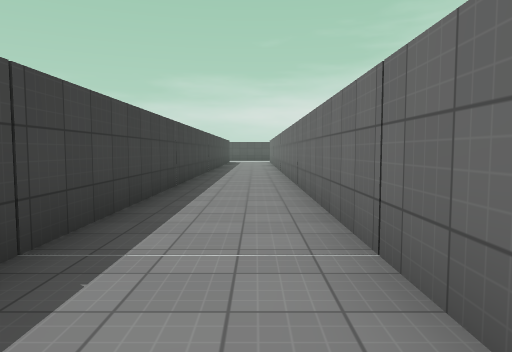
View 1 (above)

24 first-person views from a walk through a 3-D level made in the Godot game engine. The camera is 1.4 m above the floor, tilts 4° down and sees 70° across. The floor is counted in squares, 1.95 m on a side. Each view is taken from the middle of a square. On the plan, view 1 faces up. The plan holds only what a view shows up to about 11 squares ahead; the rest is blank. The place goes on beyond the plan. Flat picture figures and markers are left out. Surface patterns are stand-ins for the level's own textures.

View 2
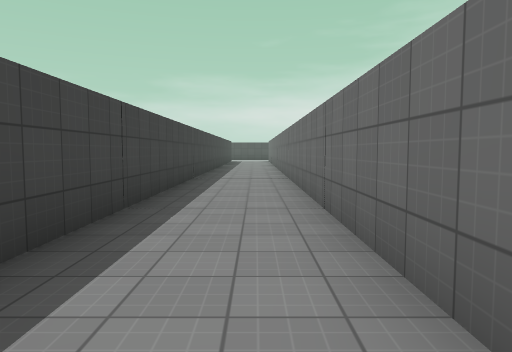

View 3
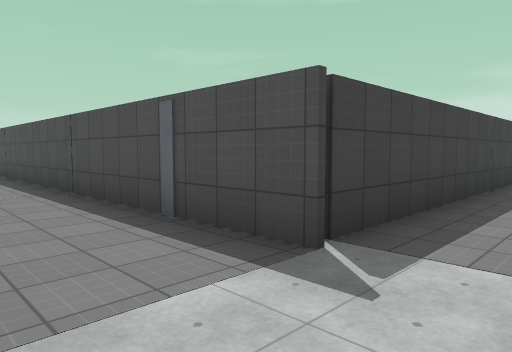

View 4
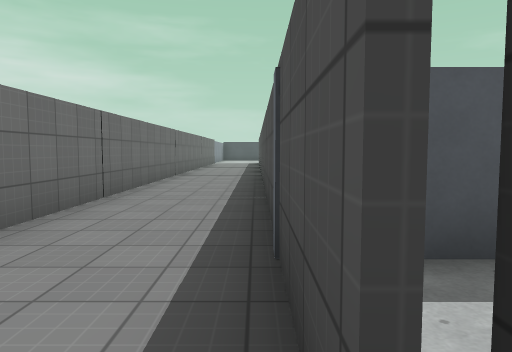

View 5
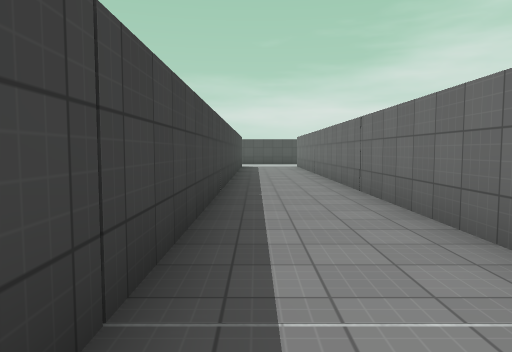

View 6
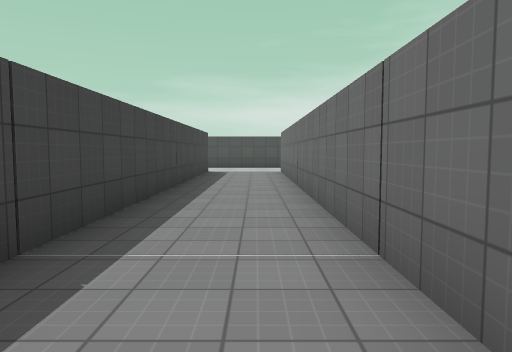

View 7
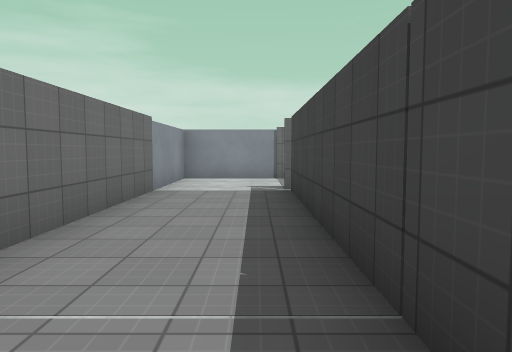

View 8
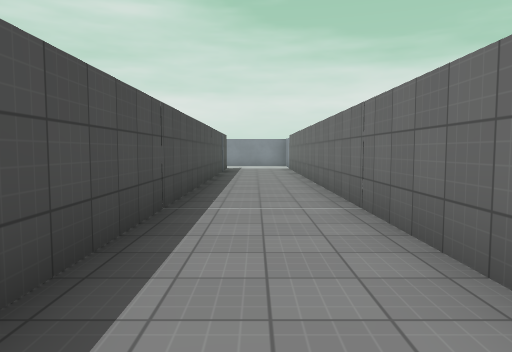

View 9
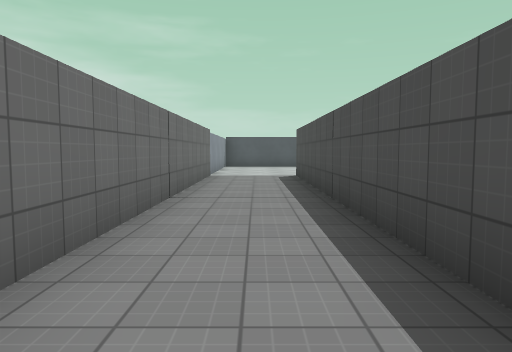

View 10
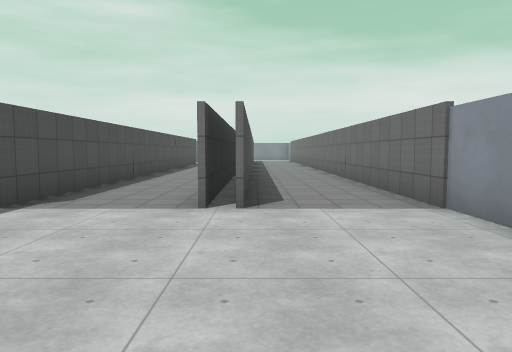

View 11
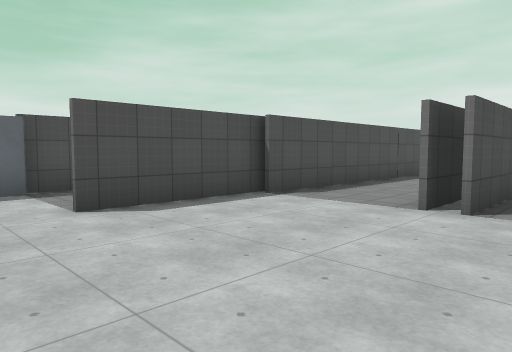

View 12
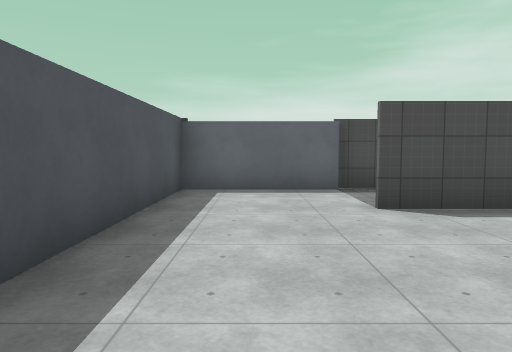

View 13
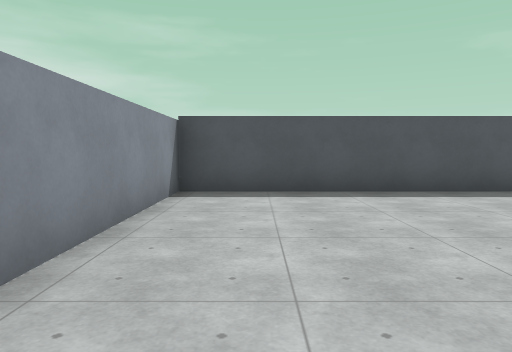

View 14
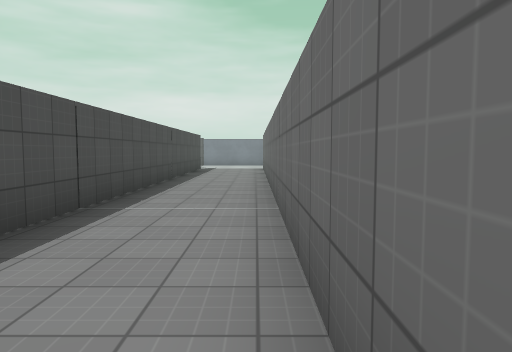

View 15
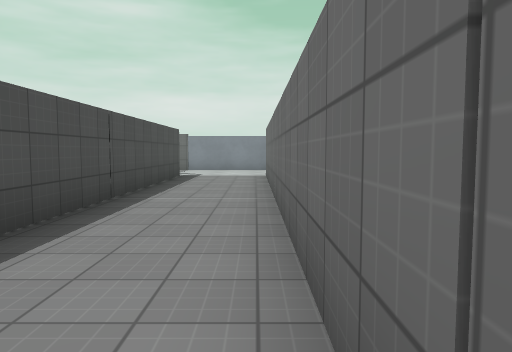

View 16
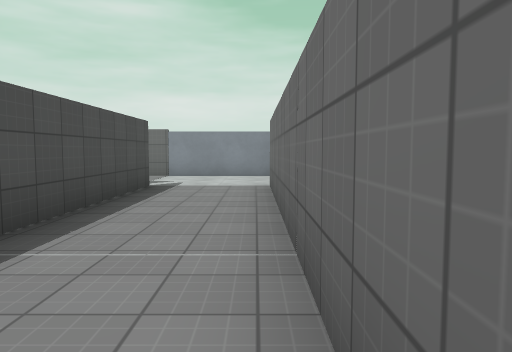

View 17
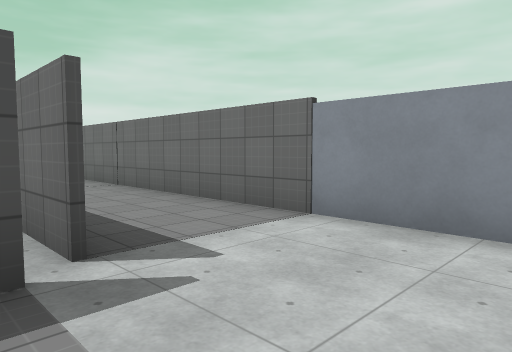

View 18
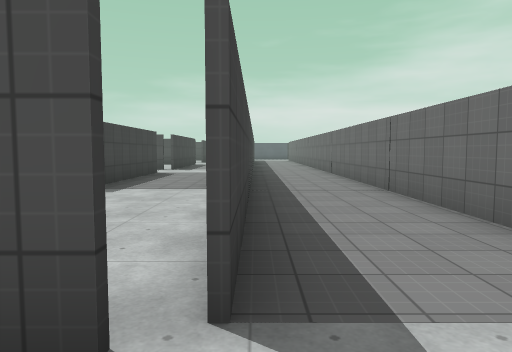

View 19
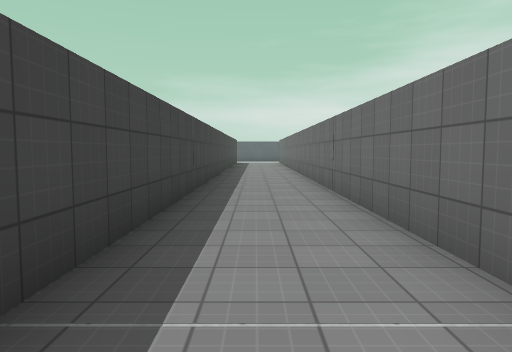

View 20
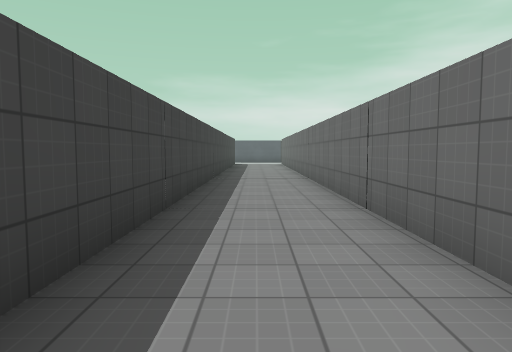

View 21
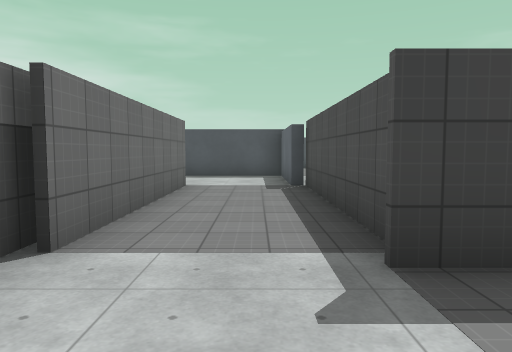

View 22
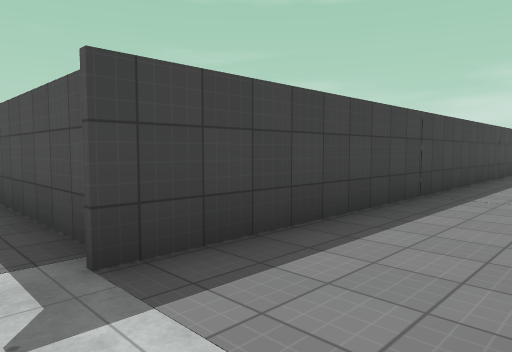

View 23
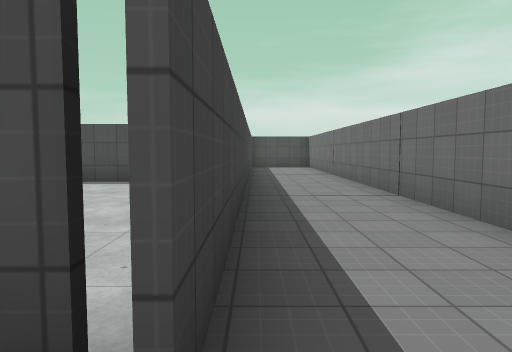

View 24
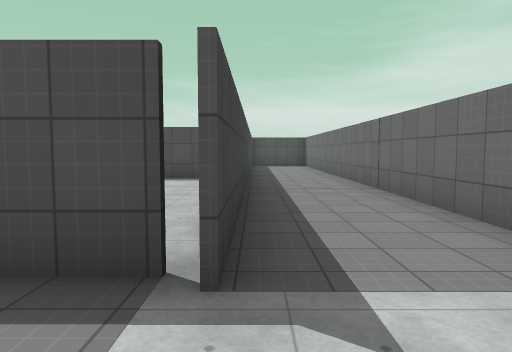

### Floor plan
Ten units are one square. View 1 is at (0, 0); x grows to the right and y downward. Boxes are objects, and circles mark ways between rooms. Rooms are numbered by the first view taken in them; rooms with no view inside come last. Other rooms are left out.
<svg viewBox="-279 -160 292 218">
<path fill="none" stroke="#000" d="M-18 53 8 53 8 -155M-16 -155 -16 28 -215 28M-190 25 -215 25M-214 53 -42 53M-206 23 -66 23M-212 -5 -245 -5M-65 -2 -215 -2M-36 25 -36 -155M-274 -6 -274 53 -214 53M-61 -155 -61 -4M-167 -41 -167 -130M-195 -30 -245 -30M-92 -100 -92 -66M-62 -4 -62 -18M-199 -3 -194 -3M-192 -134 -192 -28M-244 -28 -274 -28 -274 -6M-245 -6 -195 -6"/>
<circle cx="-210" cy="40" r="3" fill="#2a7"/>
<circle cx="-255" cy="0" r="3" fill="#2a7"/>
<text x="-10" y="-20">1</text>
<text x="-150" y="10">2</text>
<text x="-130" y="-40">3</text>
</svg>
Room 1 opens to room 2. Room 2 opens to room 3.

Where each view was taken, in squares from view 1:
view 1: 0 up, 0 right, facing up
view 2: 2 down, 0 right, facing up
view 3: 5 down, 0 right, facing up-left
view 4: 3 down, 1 left, facing left
view 5: 6 up, 1 left, facing up
view 6: 10 up, 0 right, facing up
view 7: 4 up, 1 left, facing down
view 8: 4 down, 16 left, facing right
view 9: 4 down, 11 left, facing left
view 10: 3 down, 26 left, facing right
view 11: 4 down, 26 left, facing up-right
view 12: 4 down, 26 left, facing up
view 13: 4 down, 21 left, facing left
view 14: 2 down, 21 left, facing right
view 15: 2 down, 17 left, facing right
view 16: 2 down, 14 left, facing right
view 17: 2 down, 7 left, facing up-right
view 18: 1 down, 6 left, facing up
view 19: 4 up, 5 left, facing up
view 20: 6 up, 5 left, facing up
view 21: 2 up, 17 left, facing left
view 22: 2 up, 17 left, facing up-left
view 23: 2 up, 19 left, facing up
view 24: 1 up, 19 left, facing up
